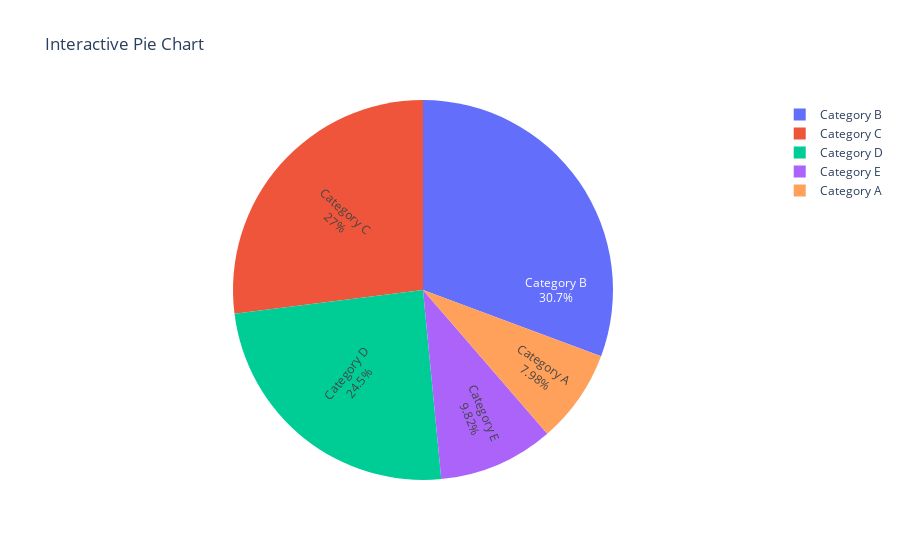

The notebook cell this image was saved under:
### Markdown cell above
# 21. Using Plotly, create an interactive pie chart of randomly generated data, add labels and percentages, set the title as 'Interactive Pie Chart'.

### Code cell
import plotly.graph_objects as go
import numpy as np

# Generate random data for the pie chart
values = np.random.randint(10, 51, size=5)
labels = ['Category A', 'Category B', 'Category C', 'Category D', 'Category E']

# Create the pie chart
fig = go.Figure(data=[go.Pie(labels=labels, values=values, textinfo='label+percent', insidetextorientation='radial')])

# Set the title
fig.update_layout(title='Interactive Pie Chart')

# Show the plot
fig.show()

### Figure 1 — Plotly figure (JSON) as saved in the notebook; plotly's stock layout.template omitted (floating-point values rounded to 4 significant figures)
{"data": [{"insidetextorientation": "radial", "labels": ["Category A", "Category B", "Category C", "Category D", "Category E"], "textinfo": "label+percent", "type": "pie", "values": [13, 50, 44, 40, 16]}], "layout": {"title": {"text": "Interactive Pie Chart"}}}
